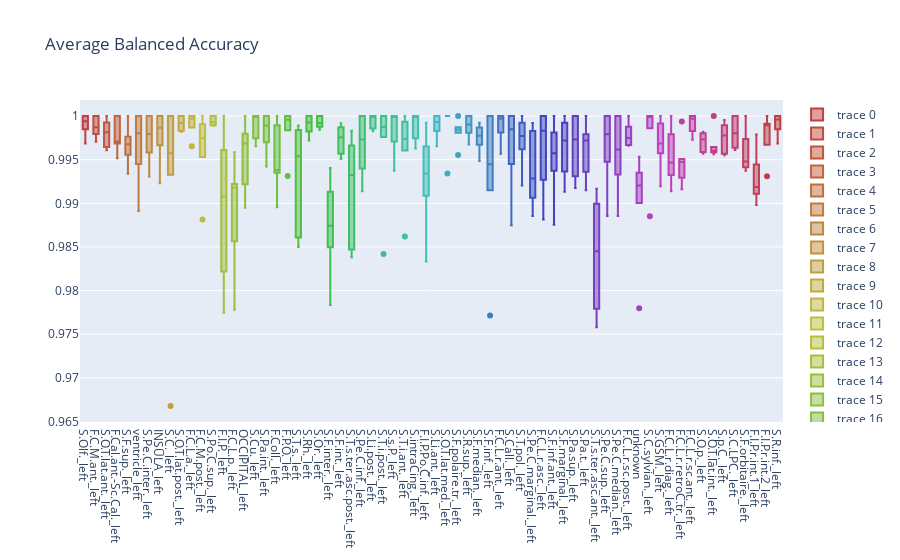

The notebook cell this image was saved under:
### Code cell
import pandas as pd
import numpy as np
import plotly.graph_objects as go
from using_deepsulci.settings import Settings

kwargs = {
    'train_cohort': 'pclean50A',
    'hemi': 'L',
    'model': 'unet3d',
    'run': '01'
}

settings = Settings()
f = settings.outputs.get_from_template("labelled_cohort_stats", **kargs)
df = pd.read_csv(f)

ss_list = []
data = {k: [] for k in ["sulci", "bacc", "acc", "esi", "specificity", "sensibility"]}
for colname in df.columns:
    name = '_'.join(colname.split('_')[1:])
    if len(name) > 3 and name not in ss_list:
        ss_list.append(name)
        data['sulci'].append(name)
        data['bacc'].append(np.mean(df['bacc_' + name]))
        data['acc'].append(np.mean(df['acc_' + name]))
        data['esi'].append(np.mean(df['ESI_' + name]))
        data['specificity'].append(np.mean(df['spec_' + name]))
        data['sensibility'].append(np.mean(df['sens_' + name]))
ss_list = np.asarray(ss_list)[np.argsort(data['bacc'])[::-1]]
data = pd.DataFrame(data)
data = data.sort_values('bacc', ascending=False)

c = ['hsl('+str(h)+',50%'+',50%)' for h in np.linspace(0, 360, len(ss_list))]
fig = go.Figure(
    data=[go.Bar(y=bacc)],
)

fig = go.Figure(
    data=[go.Box( y=df['acc_' + ss], marker_color=c[i] ) for i, ss in enumerate(ss_list)],
    layout_title_text="Average Balanced Accuracy"
)

fig.update_layout(
    xaxis = dict(
        tickmode = 'array',
        tickvals = np.arange(len(ss_list)),
        ticktext = ss_list
    )
)

fig.show()

### Figure 1 — Plotly figure (JSON) as saved in the notebook; plotly's stock layout.template omitted (floating-point values rounded to 4 significant figures)
{"data": [{"marker": {"color": "hsl(0.0,50%,50%)"}, "type": "box", "y": [0.9969, 1, 1, 0.9985, 1, 0.9988]}, {"marker": {"color": "hsl(5.538461538461538,50%,50%)"}, "type": "box", "y": [0.9987, 1, 0.9979, 0.9987, 1, 0.9971]}, {"marker": {"color": "hsl(11.076923076923077,50%,50%)"}, "type": "box", "y": [0.9987, 0.9976, 0.9965, 1, 0.9993, 0.9961]}, {"marker": {"color": "hsl(16.615384615384613,50%,50%)"}, "type": "box", "y": [0.9969, 1, 0.9973, 0.9952, 1, 0.9969]}, {"marker": {"color": "hsl(22.153846153846153,50%,50%)"}, "type": "box", "y": [0.9976, 0.9934, 0.9956, 0.9976, 1, 0.996]}, {"marker": {"color": "hsl(27.692307692307693,50%,50%)"}, "type": "box", "y": [1, 0.997, 0.9891, 1, 0.9945, 0.9991]}, {"marker": {"color": "hsl(33.230769230769226,50%,50%)"}, "type": "box", "y": [0.9958, 0.9966, 0.9993, 1, 0.9931, 1]}, {"marker": {"color": "hsl(38.76923076923077,50%,50%)"}, "type": "box", "y": [0.9987, 1, 0.9923, 0.9967, 1, 0.9986]}, {"marker": {"color": "hsl(44.30769230769231,50%,50%)"}, "type": "box", "y": [1, 0.9668, 0.9933, 1, 0.9944, 0.9971]}, {"marker": {"color": "hsl(49.84615384615385,50%,50%)"}, "type": "box", "y": [0.9983, 0.9984, 1, 0.9982, 1, 1]}, {"marker": {"color": "hsl(55.38461538461539,50%,50%)"}, "type": "box", "y": [0.9965, 1, 0.9987, 0.9994, 1, 1]}, {"marker": {"color": "hsl(60.92307692307692,50%,50%)"}, "type": "box", "y": [1, 0.9881, 0.9973, 0.9953, 0.9991, 0.9977]}, {"marker": {"color": "hsl(66.46153846153845,50%,50%)"}, "type": "box", "y": [1, 0.9993, 0.9994, 0.999, 0.9989, 1]}, {"marker": {"color": "hsl(72.0,50%,50%)"}, "type": "box", "y": [0.9884, 0.9822, 0.9775, 1, 0.9961, 0.9931]}, {"marker": {"color": "hsl(77.53846153846153,50%,50%)"}, "type": "box", "y": [0.9857, 0.9918, 0.9917, 0.9922, 0.9959, 0.9778]}, {"marker": {"color": "hsl(83.07692307692308,50%,50%)"}, "type": "box", "y": [0.998, 0.9965, 0.9895, 1, 0.9973, 0.9922]}, {"marker": {"color": "hsl(88.61538461538461,50%,50%)"}, "type": "box", "y": [1, 1, 0.9965, 1, 1, 0.9975]}, {"marker": {"color": "hsl(94.15384615384615,50%,50%)"}, "type": "box", "y": [1, 0.997, 0.9978, 1, 1, 0.9942]}, {"marker": {"color": "hsl(99.6923076923077,50%,50%)"}, "type": "box", "y": [0.9935, 0.9938, 0.999, 0.9895, 0.9939, 1]}, {"marker": {"color": "hsl(105.23076923076923,50%,50%)"}, "type": "box", "y": [0.9991, 1, 0.9931, 0.9984, 1, 1]}, {"marker": {"color": "hsl(110.76923076923077,50%,50%)"}, "type": "box", "y": [0.9935, 0.9973, 0.985, 0.9861, 0.9984, 0.9989]}, {"marker": {"color": "hsl(116.3076923076923,50%,50%)"}, "type": "box", "y": [1, 1, 0.9972, 0.9982, 1, 0.9985]}, {"marker": {"color": "hsl(121.84615384615384,50%,50%)"}, "type": "box", "y": [0.9984, 1, 0.999, 1, 0.9994, 0.9988]}, {"marker": {"color": "hsl(127.38461538461539,50%,50%)"}, "type": "box", "y": [0.9913, 0.985, 0.9784, 0.989, 0.9859, 0.9941]}, {"marker": {"color": "hsl(132.9230769230769,50%,50%)"}, "type": "box", "y": [0.9957, 0.9981, 0.9951, 0.9987, 0.9992, 0.9971]}, {"marker": {"color": "hsl(138.46153846153845,50%,50%)"}, "type": "box", "y": [0.9838, 0.995, 0.9847, 0.9966, 0.9983, 0.9915]}, {"marker": {"color": "hsl(144.0,50%,50%)"}, "type": "box", "y": [0.9914, 0.994, 1, 1, 1, 0.9946]}, {"marker": {"color": "hsl(149.53846153846155,50%,50%)"}, "type": "box", "y": [1, 0.9983, 1, 0.9986, 1, 1]}, {"marker": {"color": "hsl(155.07692307692307,50%,50%)"}, "type": "box", "y": [1, 0.9983, 0.9842, 0.9992, 0.9976, 1]}, {"marker": {"color": "hsl(160.6153846153846,50%,50%)"}, "type": "box", "y": [1, 1, 0.9971, 1, 1, 0.9937]}, {"marker": {"color": "hsl(166.15384615384616,50%,50%)"}, "type": "box", "y": [0.9961, 0.9993, 0.9974, 0.9862, 1, 0.9974]}, {"marker": {"color": "hsl(171.69230769230768,50%,50%)"}, "type": "box", "y": [1, 1, 0.9963, 0.9975, 1, 1]}, {"marker": {"color": "hsl(177.23076923076923,50%,50%)"}, "type": "box", "y": [0.9965, 0.9935, 0.9833, 0.9934, 0.9909, 0.9992]}, {"marker": {"color": "hsl(182.76923076923077,50%,50%)"}, "type": "box", "y": [0.9983, 0.9965, 1, 0.9987, 1, 1]}, {"marker": {"color": "hsl(188.3076923076923,50%,50%)"}, "type": "box", "y": [1, 1, 1, 1, 1, 0.9934]}, {"marker": {"color": "hsl(193.84615384615384,50%,50%)"}, "type": "box", "y": [0.9981, 0.9987, 0.9982, 0.9987, 1, 0.9955]}, {"marker": {"color": "hsl(199.3846153846154,50%,50%)"}, "type": "box", "y": [0.9981, 0.9981, 0.9967, 1, 1, 1]}, {"marker": {"color": "hsl(204.9230769230769,50%,50%)"}, "type": "box", "y": [0.9976, 0.9949, 0.9967, 0.9987, 0.9978, 0.9992]}, {"marker": {"color": "hsl(210.46153846153845,50%,50%)"}, "type": "box", "y": [1, 0.9932, 0.9772, 0.9915, 1, 0.9958]}, {"marker": {"color": "hsl(216.0,50%,50%)"}, "type": "box", "y": [0.9981, 1, 0.9957, 0.9995, 1, 1]}, {"marker": {"color": "hsl(221.53846153846155,50%,50%)"}, "type": "box", "y": [1, 0.997, 0.9875, 1, 0.9945, 1]}, {"marker": {"color": "hsl(227.07692307692307,50%,50%)"}, "type": "box", "y": [0.9992, 0.998, 0.992, 0.9962, 1, 0.9975]}, {"marker": {"color": "hsl(232.6153846153846,50%,50%)"}, "type": "box", "y": [0.9933, 0.9924, 0.9907, 0.9992, 0.9983, 0.9885]}, {"marker": {"color": "hsl(238.15384615384616,50%,50%)"}, "type": "box", "y": [1, 0.9927, 0.9882, 0.9974, 1, 0.9992]}, {"marker": {"color": "hsl(243.69230769230768,50%,50%)"}, "type": "box", "y": [0.9937, 0.9981, 1, 0.9959, 0.9875, 0.9955]}, {"marker": {"color": "hsl(249.23076923076923,50%,50%)"}, "type": "box", "y": [0.9913, 0.9987, 0.9937, 0.9992, 0.9957, 1]}, {"marker": {"color": "hsl(254.76923076923077,50%,50%)"}, "type": "box", "y": [0.9918, 0.9931, 0.9994, 0.9952, 1, 1]}, {"marker": {"color": "hsl(260.3076923076923,50%,50%)"}, "type": "box", "y": [0.9967, 0.9915, 0.9977, 0.9936, 1, 0.9979]}, {"marker": {"color": "hsl(265.8461538461538,50%,50%)"}, "type": "box", "y": [0.9779, 0.9917, 0.9758, 0.9899, 0.9898, 0.9792]}, {"marker": {"color": "hsl(271.38461538461536,50%,50%)"}, "type": "box", "y": [1, 0.9966, 1, 0.9992, 0.9948, 0.9885]}, {"marker": {"color": "hsl(276.9230769230769,50%,50%)"}, "type": "box", "y": [0.9933, 0.9885, 1, 1, 0.9966, 0.9957]}, {"marker": {"color": "hsl(282.46153846153845,50%,50%)"}, "type": "box", "y": [1, 0.9969, 0.9966, 0.9988, 0.9967, 0.9981]}, {"marker": {"color": "hsl(288.0,50%,50%)"}, "type": "box", "y": [0.9935, 0.99, 0.978, 0.9923, 0.9954, 0.9918]}, {"marker": {"color": "hsl(293.53846153846155,50%,50%)"}, "type": "box", "y": [1, 0.9885, 1, 1, 1, 0.9986]}, {"marker": {"color": "hsl(299.0769230769231,50%,50%)"}, "type": "box", "y": [0.9974, 0.9963, 0.992, 0.9957, 0.9992, 1]}, {"marker": {"color": "hsl(304.6153846153846,50%,50%)"}, "type": "box", "y": [0.9914, 0.9953, 0.9941, 0.9979, 1, 0.9932]}, {"marker": {"color": "hsl(310.15384615384613,50%,50%)"}, "type": "box", "y": [0.995, 0.9929, 0.9945, 0.9951, 0.9916, 0.9994]}, {"marker": {"color": "hsl(315.6923076923077,50%,50%)"}, "type": "box", "y": [0.9983, 1, 1, 0.9973, 1, 0.9994]}, {"marker": {"color": "hsl(321.2307692307692,50%,50%)"}, "type": "box", "y": [0.9957, 0.9982, 0.998, 0.9959, 0.9973, 0.9974]}, {"marker": {"color": "hsl(326.7692307692308,50%,50%)"}, "type": "box", "y": [0.9959, 0.9956, 0.9965, 0.9961, 0.9959, 1]}, {"marker": {"color": "hsl(332.3076923076923,50%,50%)"}, "type": "box", "y": [0.9957, 0.9989, 0.9955, 0.9973, 0.9982, 0.9996]}, {"marker": {"color": "hsl(337.8461538461538,50%,50%)"}, "type": "box", "y": [1, 0.998, 0.998, 1, 0.9964, 0.9961]}, {"marker": {"color": "hsl(343.38461538461536,50%,50%)"}, "type": "box", "y": [0.9937, 0.9941, 1, 0.9946, 0.9974, 0.995]}, {"marker": {"color": "hsl(348.9230769230769,50%,50%)"}, "type": "box", "y": [0.9945, 0.9915, 0.9922, 0.9911, 0.9898, 0.9979]}, {"marker": {"color": "hsl(354.46153846153845,50%,50%)"}, "type": "box", "y": [0.9988, 0.9967, 1, 0.9991, 0.9991, 0.9931]}, {"marker": {"color": "hsl(360.0,50%,50%)"}, "type": "box", "y": [0.9969, 1, 1, 0.9985, 1, 0.9992]}], "layout": {"title": {"text": "Average Balanced Accuracy"}, "xaxis": {"tickmode": "array", "ticktext": ["S.Olf._left", "F.C.M.ant._left", "S.O.T.lat.ant._left", "F.Cal.ant.-Sc.Cal._left", "S.F.sup._left", "ventricle_left", "S.Pe.C.inter._left", "INSULA_left", "S.C._left", "S.O.T.lat.post._left", "F.C.L.a._left", "F.C.M.post._left", "S.Po.C.sup._left", "F.I.P._left", "F.C.L.p._left", "OCCIPITAL_left", "S.Cu._left", "S.Pa.int._left", "F.Coll._left", "F.P.O._left", "S.T.s._left", "S.Rh._left", "S.Or._left", "S.F.inter._left", "S.F.int._left", "S.T.s.ter.asc.post._left", "S.Pe.C.inf._left", "S.Li.post._left", "S.T.i.post._left", "S.s.P._left", "S.T.i.ant._left", "S.intraCing._left", "F.I.P.Po.C.inf._left", "S.Li.ant._left", "S.O.T.lat.med._left", "S.F.polaire.tr._left", "S.R.sup._left", "S.F.median._left", "S.F.inf._left", "F.C.L.r.ant._left", "S.Call._left", "S.T.pol._left", "S.Pe.C.marginal._left", "F.C.L.r.asc._left", "S.F.inf.ant._left", "S.F.marginal._left", "S.Pa.sup._left", "S.Pa.t._left", "S.T.s.ter.asc.ant._left", "S.Pe.C.sup._left", "S.Pe.C.median._left", "F.C.L.r.sc.post._left", "unknown", "S.C.sylvian._left", "S.GSM._left", "F.C.L.r.diag._left", "F.C.L.r.retroC.tr._left", "F.C.L.r.sc.ant._left", "S.O.p._left", "S.O.T.lat.int._left", "S.p.C._left", "S.C.LPC._left", "S.F.orbitaire._left", "F.I.P.r.int.1_left", "F.I.P.r.int.2_left", "S.R.inf._left"], "tickvals": [0, 1, 2, 3, 4, 5, 6, 7, 8, 9, 10, 11, 12, 13, 14, 15, 16, 17, 18, 19, 20, 21, 22, 23, 24, 25, 26, 27, 28, 29, 30, 31, 32, 33, 34, 35, 36, 37, 38, 39, 40, 41, 42, 43, 44, 45, 46, 47, 48, 49, 50, 51, 52, 53, 54, 55, 56, 57, 58, 59, 60, 61, 62, 63, 64, 65]}}}
